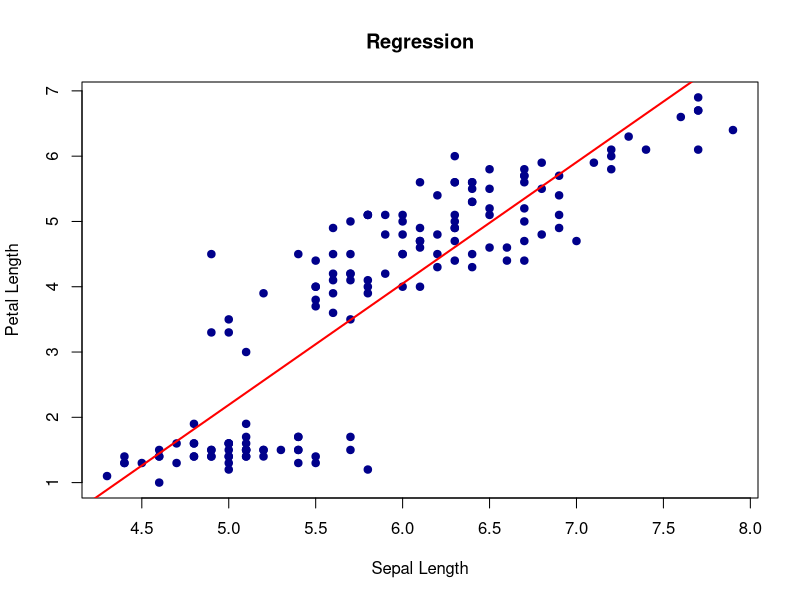

Here is the R script that generated this plot:
data(iris)

# 2. Fit the linear model
# Formula: Petal.Length = Intercept + Slope * Sepal.Length
iris_model <- lm(Petal.Length ~ Sepal.Length, data = iris)

print(summary(iris_model))

plot(iris$Sepal.Length, iris$Petal.Length,
     main = "Regression",
     xlab = "Sepal Length",
     ylab = "Petal Length",
     pch = 19,         
     col = "darkblue")

abline(iris_model, col = "red", lwd = 2)
